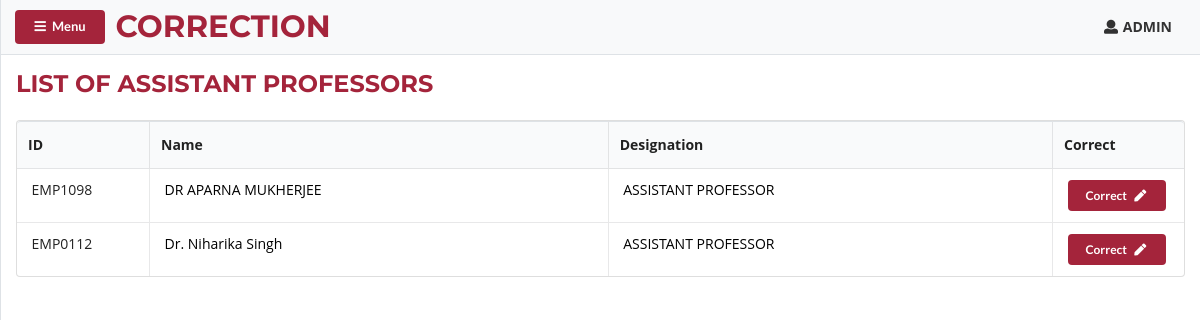
The app's page /asst-professors.php?department=English&unchecked=true (signed in), older data.
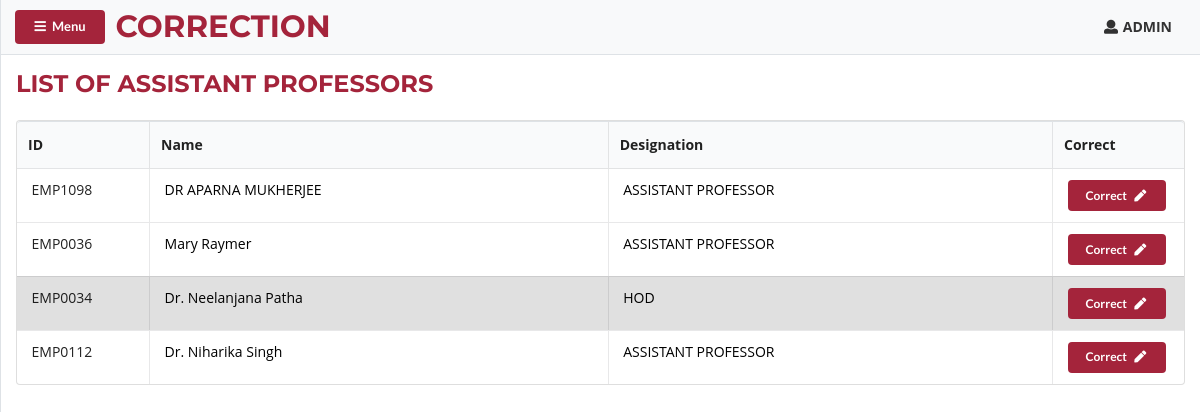
The same page, newer data.
### tables this page shows
CREATE TABLE `users` (
  `id` int(11) NOT NULL,
  `tid` varchar(20) NOT NULL,
  `username` varchar(100) NOT NULL,
  `name` varchar(100) NOT NULL,
  `sup_depart` varchar(100) NOT NULL,
  `department` varchar(100) NOT NULL,
  `designation` varchar(50) NOT NULL,
  `password` varchar(100) NOT NULL,
  `ischeck` varchar(100) NOT NULL
);

### asst-professors.php (the view, shortened to what this page needs)
<?php include("header.php") ?>
<?php include("sidenav-head.php") ?>
 <div id="page-content-wrapper">
        <nav
          class="navbar navbar-expand-lg navbar-light bg-light border-bottom"
        >
        <button class="ui button bg-red small" id="menu-toggle"><i class="fa fa-bars mr-1" aria-hidden="true"></i> Menu</button>
        <h2 class="ml-2 my-0 nav-head">CORRECTION</h2>
        <div class="collapse navbar-collapse" id="navbarSupportedContent">
          <ul class="navbar-nav ml-auto mt-2 mt-lg-0">
            <p id="username" class="mt-0 mr-3"><i class='user icon'></i><strong><?php echo $_SESSION['name'] ?></strong></p>
          </ul>
        </div>
 </nav>
    <div class="container-fluid my-3">
        <div class="head-bar">
            <h2>LIST OF ASSISTANT PROFESSORS</h2>
        </div>
        <table class="ui celled table my-4">
            <thead>
                <tr id="table-head">
                <th>ID</th>
                <th>Name</th>
                <th>Designation</th>
                <th>Correct</th>
                </tr>
            </thead>
            <tbody>
            <?php
                $dep = isset($_GET['department']) ? $_GET['department'] : $_SESSION['department'];
                if ($_SESSION['department'] != 'Applied Economics') {
                    $sql = "SELECT * FROM `users` WHERE `department`='$dep'";
                } else {
                    $sql = "SELECT * FROM `users` WHERE `department`='Applied Economics' OR `department`='B.Com. Honors' OR `department`='Taxation and Computer Application'";
                }
                $result = $db-> query($sql);
                if($result-> num_rows > 0){
                    while ($row = $result-> fetch_assoc())
                    {
                        if (($row['designation'] == "Hod" AND $_SESSION['designation'] == "Hod") || $row['designation'] == "Dean" || $row['designation'] == "Principal" ) {
                            continue;
                        }
                        else { ?>
                        <tr class="<?php echo $row['designation'] == "Hod" ? "active" : "" ?> <?php echo $row['ischeck'] == "true" ? "active" : "" ?>">
                            <td style="width:11vw"><span class="mx-1"><?php echo $row["tid"] ?></span></td>
                            <td><a href="correction.php?id=<?php echo $row['username']?>&unchecked=true" style="color:#000" class="mx-1"><?php echo $row["name"] ?></a></td>
                            <td><a href="correction.php?id=<?php echo $row['username']?>&unchecked=true" style="color:#000" class="mx-1"><?php echo $row["designation"] == "Professor"?"ASSISTANT PROFESSOR" : strtoupper($row["designation"]) ?></a></td>
                            <td style="width:11vw">
                                <a href="correction.php?id=<?php echo $row['username']?>&unchecked=true"><button type="submit" class="ui button tiny bg-red mx-1" id="insert-id">Correct <i class="fa fa-pen fa-fw ml-1" aria-hidden="true"></i></button></a>
                            </td>
                        </tr>
                <?php	}
                     }
                } else {
                    echo "<div class='alert alert-danger my-2' role='alert'>
                          No records found!
                          </div>";
                  }
            ?>
            </tbody>
        </table>
    </div>
<?php include("sidenav-foot.php") ?>
<?php include("footer.php") ?>

Row changes from the older to the newer data that the page shows:
added users: tid "EMP0036", name "Mary Raymer", designation "ASSISTANT PROFESSOR"
added users: tid "EMP0034", name "Dr. Neelanjana Patha", designation "HOD"
